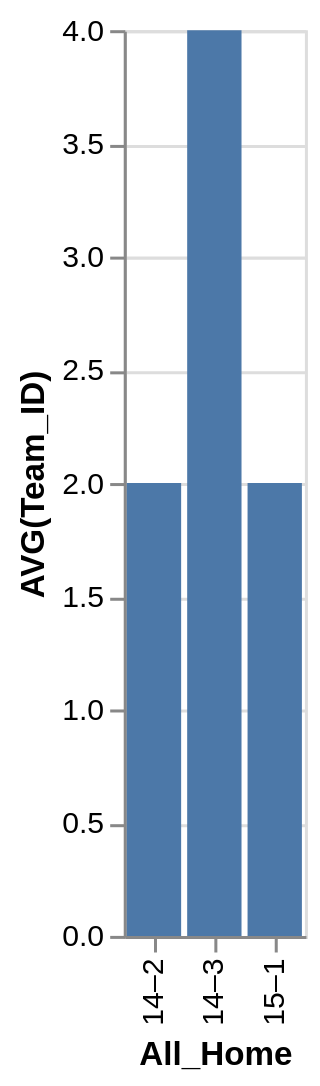

Vega-Lite specification for this chart:
### Vega-Lite specification from a JSON file in a GitHub repository (floating-point values rounded to 4 significant figures)
{"data": {"values": [{"x_data": "14–2", "y_data": 2}, {"x_data": "14–3", "y_data": 4}, {"x_data": "15–1", "y_data": 2}]}, "mark": "bar", "encoding": {"x": {"field": "x_data", "type": "nominal", "title": "All_Home", "sort": "ascending"}, "y": {"field": "y_data", "type": "quantitative", "title": "AVG(Team_ID)"}}}
